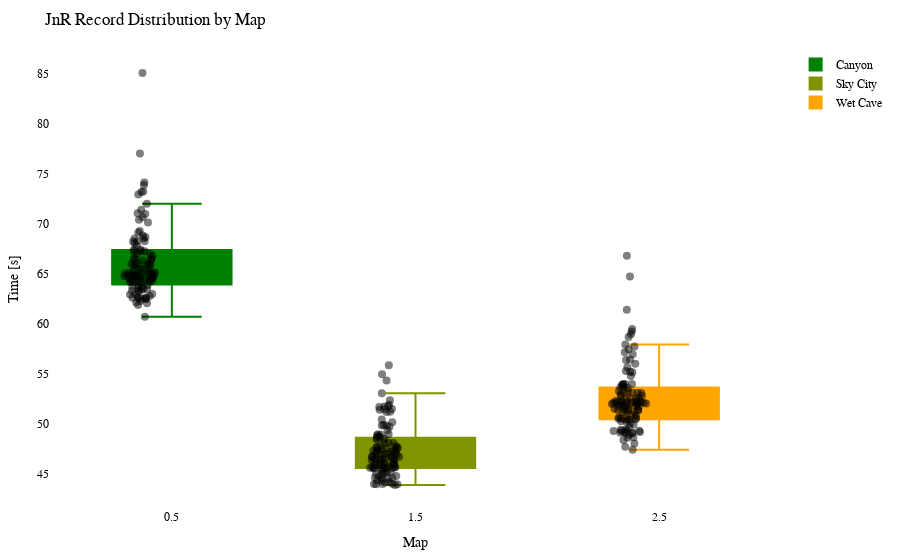

The notebook cell this image was saved under:
### Code cell
import plotly.graph_objects as go
import plotly.io as pio

df = getRecordsDataframe(minigame="Jump and Run")

# Calculate the offset for centering the data points
num_columns = len(df.columns)
offset = 0.5

# Create a Swarm plot using Plotly
fig = go.Figure()

cmap = LinearSegmentedColormap.from_list("green_orange", ["green", "orange"])
colors = [to_hex(cmap(i / (num_columns - 1))) for i in range(num_columns)]

for i, (column, color) in enumerate(zip(df.columns, colors)):
    x_values = [i + offset] * len(df[column])  # Adjust x-values with offset for horizontal centering
    fig.add_trace(go.Box(x=x_values,
                         y=df[column],
                         name=column,
                         boxpoints='all',
                         pointpos=-0.5,  # Adjust point position to prevent overlapping
                         marker=dict(color='rgba(0,0,0,0.5)', size=8),  # Adjust marker color and size
                         line=dict(color=color),
                         fillcolor=color,
                         hovertext=df_to_html.index,
                         hoverinfo='name+text+y',
                         showlegend=True))

fig.update_layout(title="JnR Record Distribution by Map",
                  xaxis=dict(title="Map"),
                  yaxis=dict(title="Time [s]"),
                  showlegend=True,
                  font=dict(family="Arial", size=12, color="black"),  # Customize font
                  plot_bgcolor="white",  # Set background color
                  margin=dict(l=50, r=50, t=50, b=50),  # Adjust margins for better layout
                  )


pio.show(fig)

pio.write_html(fig, "out/jump_swarm_plot.html")

### Figure 1 — Plotly figure (JSON) as saved in the notebook; plotly's stock layout.template omitted (floating-point values rounded to 4 significant figures)
{"data": [{"boxpoints": "all", "fillcolor": "#008000", "hoverinfo": "name+text+y", "hovertext": ["20LeRe10", "2wc", "agowskyy", "Allooy", "Anni808", "Axollotel", "bawskey", "BusinessBent", "ByNetherdude", "byTobi", "cediiiiii_10", "Chander24", "Chrisi20101", "CML_Justin", "crocodile1870", "cxl1lo", "DarkCobweb", "deadfiight", "DerBaumIstDerWeg", "Dokkkkko", "Ex4cted", "Falke23_5", "Feinberg", "ffawks", "Fflopse", "ForceFox", "Freeeedom", "frutigall", "GamemasterNiki", "GeneralEnte06", "Gerrygames", "Gobo9", "GrafikKatze", "Grapfen", "Gummibearchen", "H1ghsay", "h4nnes", "Harold_Sensemann", "HeIsJustAPoorBoy", "HerrDante", "Jan2220", "JennieKim", "jimmi1410", "JOW23", "Joy_8oy", "juvona", "KakaMC", "Kanickelul", "Keenaai", "Kokochampi", "Kokochampo", "Kopfradio", "Krusti", "Kyuudo", "La_meleagro", "LeWi_100", "Lingex", "lizsyy", "LordAlexos", "loukrativ", "Lubottus", "Luis_XYZ", "M0orey_0", "marbrueck", "Martomias", "Mincheeen", "miridis41", "MrNulfred", "Mvsk_", "myshq", "Nexilus", "Ninivee", "officialryzon", "Oronor", "PedroZockt", "Picutar", "PixlNight", "PolizeiDreamy", "Radattel", "Radiokopf", "Raefinzs", "ReichesBrot", "revolverz", "Ritokii", "Sackkerl", "SB387", "ScreamingBlatz", "Sebi1801", "Seemops_8", "Sey__", "Shiewk", "SiLoHB", "Snitcherella", "SpeckyCut", "StaudammAusHolz", "TheBreadHD", "TheFabo", "Tomiokey", "twitchparaskiill", "Txlentierter", "T_Niko_T", "Umgfoin", "WachtelWachtel", "WirdNichtGeladen", "Wissender", "xBaumeisterin", "xX_Dima_ggg_Xx6", "xX_Masha_ggg_Xx9", "yzvm", "_n3d", "_Waldi_"], "line": {"color": "#008000"}, "marker": {"color": "rgba(0,0,0,0.5)", "size": 8}, "name": "Canyon", "pointpos": -0.5, "showlegend": true, "type": "box", "x": [0.5, 0.5, 0.5, 0.5, 0.5, 0.5, 0.5, 0.5, 0.5, 0.5, 0.5, 0.5, 0.5, 0.5, 0.5, 0.5, 0.5, 0.5, 0.5, 0.5, 0.5, 0.5, 0.5, 0.5, 0.5, 0.5, 0.5, 0.5, 0.5, 0.5, 0.5, 0.5, 0.5, 0.5, 0.5, 0.5, 0.5, 0.5, 0.5, 0.5, 0.5, 0.5, 0.5, 0.5, 0.5, 0.5, 0.5, 0.5, 0.5, 0.5, 0.5, 0.5, 0.5, 0.5, 0.5, 0.5, 0.5, 0.5, 0.5, 0.5, 0.5, 0.5, 0.5, 0.5, 0.5, 0.5, 0.5, 0.5, 0.5, 0.5, 0.5, 0.5, 0.5, 0.5, 0.5, 0.5, 0.5, 0.5, 0.5, 0.5, 0.5, 0.5, 0.5, 0.5, 0.5, 0.5, 0.5, 0.5, 0.5, 0.5, 0.5, 0.5, 0.5, 0.5, 0.5, 0.5, 0.5, 0.5, 0.5, 0.5, 0.5, 0.5, 0.5, 0.5, 0.5, 0.5, 0.5, 0.5, 0.5, 0.5, 0.5], "y": [null, 63.22, 64.73, 63.44, 65.84, 65.5, 68.21, 66.96, 71.97, 65.44, 61.86, 74.1, 64.49, 64.08, 64.12, 66.76, 66.04, 64.81, 63.28, 64.8, 62.55, 65.87, 66.56, 63.42, 62.12, 64.7, 63.49, 64.48, 64.87, 64.6, 64.41, 60.7, 63.85, 63.67, 64.25, 64.74, 67.25, 64.24, 68.52, 62.58, 64.82, 65.09, 77.0, 62.75, 68.66, 85.07, 62.9, null, 66.38, 73.22, 70.39, 70.64, 66.0, 64.7, 68.23, 62.45, 68.22, 62.26, 67.26, 72.92, 62.53, 67.24, 65.89, 65.0, 64.95, 65.62, 70.96, 64.9, 71.04, 62.93, 73.16, 65.02, null, 66.01, 62.62, 63.82, 63.68, 71.39, 66.47, 66.44, 65.1, 64.18, 69.25, 70.11, 68.54, 64.31, 65.11, null, 64.36, 62.04, 63.57, 73.86, 62.48, 68.81, 65.47, 67.41, 66.97, 65.23, 69.11, 66.3, 67.79, 64.57, 62.96, 64.87, 65.97, 62.64, 67.4, 68.04, 63.28, 64.21, 65.11]}, {"boxpoints": "all", "fillcolor": "#809300", "hoverinfo": "name+text+y", "hovertext": ["20LeRe10", "2wc", "agowskyy", "Allooy", "Anni808", "Axollotel", "bawskey", "BusinessBent", "ByNetherdude", "byTobi", "cediiiiii_10", "Chander24", "Chrisi20101", "CML_Justin", "crocodile1870", "cxl1lo", "DarkCobweb", "deadfiight", "DerBaumIstDerWeg", "Dokkkkko", "Ex4cted", "Falke23_5", "Feinberg", "ffawks", "Fflopse", "ForceFox", "Freeeedom", "frutigall", "GamemasterNiki", "GeneralEnte06", "Gerrygames", "Gobo9", "GrafikKatze", "Grapfen", "Gummibearchen", "H1ghsay", "h4nnes", "Harold_Sensemann", "HeIsJustAPoorBoy", "HerrDante", "Jan2220", "JennieKim", "jimmi1410", "JOW23", "Joy_8oy", "juvona", "KakaMC", "Kanickelul", "Keenaai", "Kokochampi", "Kokochampo", "Kopfradio", "Krusti", "Kyuudo", "La_meleagro", "LeWi_100", "Lingex", "lizsyy", "LordAlexos", "loukrativ", "Lubottus", "Luis_XYZ", "M0orey_0", "marbrueck", "Martomias", "Mincheeen", "miridis41", "MrNulfred", "Mvsk_", "myshq", "Nexilus", "Ninivee", "officialryzon", "Oronor", "PedroZockt", "Picutar", "PixlNight", "PolizeiDreamy", "Radattel", "Radiokopf", "Raefinzs", "ReichesBrot", "revolverz", "Ritokii", "Sackkerl", "SB387", "ScreamingBlatz", "Sebi1801", "Seemops_8", "Sey__", "Shiewk", "SiLoHB", "Snitcherella", "SpeckyCut", "StaudammAusHolz", "TheBreadHD", "TheFabo", "Tomiokey", "twitchparaskiill", "Txlentierter", "T_Niko_T", "Umgfoin", "WachtelWachtel", "WirdNichtGeladen", "Wissender", "xBaumeisterin", "xX_Dima_ggg_Xx6", "xX_Masha_ggg_Xx9", "yzvm", "_n3d", "_Waldi_"], "line": {"color": "#809300"}, "marker": {"color": "rgba(0,0,0,0.5)", "size": 8}, "name": "Sky City", "pointpos": -0.5, "showlegend": true, "type": "box", "x": [1.5, 1.5, 1.5, 1.5, 1.5, 1.5, 1.5, 1.5, 1.5, 1.5, 1.5, 1.5, 1.5, 1.5, 1.5, 1.5, 1.5, 1.5, 1.5, 1.5, 1.5, 1.5, 1.5, 1.5, 1.5, 1.5, 1.5, 1.5, 1.5, 1.5, 1.5, 1.5, 1.5, 1.5, 1.5, 1.5, 1.5, 1.5, 1.5, 1.5, 1.5, 1.5, 1.5, 1.5, 1.5, 1.5, 1.5, 1.5, 1.5, 1.5, 1.5, 1.5, 1.5, 1.5, 1.5, 1.5, 1.5, 1.5, 1.5, 1.5, 1.5, 1.5, 1.5, 1.5, 1.5, 1.5, 1.5, 1.5, 1.5, 1.5, 1.5, 1.5, 1.5, 1.5, 1.5, 1.5, 1.5, 1.5, 1.5, 1.5, 1.5, 1.5, 1.5, 1.5, 1.5, 1.5, 1.5, 1.5, 1.5, 1.5, 1.5, 1.5, 1.5, 1.5, 1.5, 1.5, 1.5, 1.5, 1.5, 1.5, 1.5, 1.5, 1.5, 1.5, 1.5, 1.5, 1.5, 1.5, 1.5, 1.5, 1.5], "y": [null, 44.36, 47.5, 47.64, 51.73, 49.8, 46.61, 46.7, 51.88, 46.58, 44.57, 54.3, 45.64, 46.34, 47.28, 48.9, 46.41, 47.28, 43.85, 48.09, 44.15, 47.37, 47.57, 45.17, 44.74, 44.61, 45.09, 47.78, 47.6, 45.64, 45.17, 43.94, 44.85, 45.58, 45.69, 48.7, 47.2, 45.98, 46.41, 43.96, 46.17, 45.97, 48.48, 43.98, 48.95, 51.43, 44.76, 51.66, 48.58, 51.19, 49.82, 51.17, 46.68, 46.72, 46.46, 44.12, 48.85, 45.53, 51.45, 47.34, 45.57, 49.88, 47.19, 49.37, 46.94, 45.94, 46.01, 46.89, 50.14, 43.98, 45.53, 47.62, 51.4, 46.99, 43.93, 45.02, 45.59, 53.04, 46.42, 48.41, 52.34, 44.49, 55.84, 46.11, 47.01, 47.12, 48.67, 46.93, 46.43, 44.26, 45.64, 54.93, 49.68, 48.93, 45.55, 48.07, 45.36, 47.77, 47.41, null, 51.72, 46.69, 45.07, 45.87, 48.1, 45.53, 46.51, 50.42, 44.5, 45.87, 46.01]}, {"boxpoints": "all", "fillcolor": "#ffa500", "hoverinfo": "name+text+y", "hovertext": ["20LeRe10", "2wc", "agowskyy", "Allooy", "Anni808", "Axollotel", "bawskey", "BusinessBent", "ByNetherdude", "byTobi", "cediiiiii_10", "Chander24", "Chrisi20101", "CML_Justin", "crocodile1870", "cxl1lo", "DarkCobweb", "deadfiight", "DerBaumIstDerWeg", "Dokkkkko", "Ex4cted", "Falke23_5", "Feinberg", "ffawks", "Fflopse", "ForceFox", "Freeeedom", "frutigall", "GamemasterNiki", "GeneralEnte06", "Gerrygames", "Gobo9", "GrafikKatze", "Grapfen", "Gummibearchen", "H1ghsay", "h4nnes", "Harold_Sensemann", "HeIsJustAPoorBoy", "HerrDante", "Jan2220", "JennieKim", "jimmi1410", "JOW23", "Joy_8oy", "juvona", "KakaMC", "Kanickelul", "Keenaai", "Kokochampi", "Kokochampo", "Kopfradio", "Krusti", "Kyuudo", "La_meleagro", "LeWi_100", "Lingex", "lizsyy", "LordAlexos", "loukrativ", "Lubottus", "Luis_XYZ", "M0orey_0", "marbrueck", "Martomias", "Mincheeen", "miridis41", "MrNulfred", "Mvsk_", "myshq", "Nexilus", "Ninivee", "officialryzon", "Oronor", "PedroZockt", "Picutar", "PixlNight", "PolizeiDreamy", "Radattel", "Radiokopf", "Raefinzs", "ReichesBrot", "revolverz", "Ritokii", "Sackkerl", "SB387", "ScreamingBlatz", "Sebi1801", "Seemops_8", "Sey__", "Shiewk", "SiLoHB", "Snitcherella", "SpeckyCut", "StaudammAusHolz", "TheBreadHD", "TheFabo", "Tomiokey", "twitchparaskiill", "Txlentierter", "T_Niko_T", "Umgfoin", "WachtelWachtel", "WirdNichtGeladen", "Wissender", "xBaumeisterin", "xX_Dima_ggg_Xx6", "xX_Masha_ggg_Xx9", "yzvm", "_n3d", "_Waldi_"], "line": {"color": "#ffa500"}, "marker": {"color": "rgba(0,0,0,0.5)", "size": 8}, "name": "Wet Cave", "pointpos": -0.5, "showlegend": true, "type": "box", "x": [2.5, 2.5, 2.5, 2.5, 2.5, 2.5, 2.5, 2.5, 2.5, 2.5, 2.5, 2.5, 2.5, 2.5, 2.5, 2.5, 2.5, 2.5, 2.5, 2.5, 2.5, 2.5, 2.5, 2.5, 2.5, 2.5, 2.5, 2.5, 2.5, 2.5, 2.5, 2.5, 2.5, 2.5, 2.5, 2.5, 2.5, 2.5, 2.5, 2.5, 2.5, 2.5, 2.5, 2.5, 2.5, 2.5, 2.5, 2.5, 2.5, 2.5, 2.5, 2.5, 2.5, 2.5, 2.5, 2.5, 2.5, 2.5, 2.5, 2.5, 2.5, 2.5, 2.5, 2.5, 2.5, 2.5, 2.5, 2.5, 2.5, 2.5, 2.5, 2.5, 2.5, 2.5, 2.5, 2.5, 2.5, 2.5, 2.5, 2.5, 2.5, 2.5, 2.5, 2.5, 2.5, 2.5, 2.5, 2.5, 2.5, 2.5, 2.5, 2.5, 2.5, 2.5, 2.5, 2.5, 2.5, 2.5, 2.5, 2.5, 2.5, 2.5, 2.5, 2.5, 2.5, 2.5, 2.5, 2.5, 2.5, 2.5, 2.5], "y": [null, 48.6, 52.16, 50.19, 51.47, 51.48, 53.25, 52.1, 64.71, 51.88, 49.27, 56.94, 52.09, 51.92, 52.09, 52.8, 52.23, 51.35, 49.09, 53.08, 48.86, 52.25, 53.68, 51.29, 47.7, 50.44, 51.8, 52.09, 52.2, 50.81, 51.36, 47.38, 49.3, 49.64, 50.49, 52.56, 52.27, 50.6, 53.87, 48.37, 50.41, 51.13, 57.9, 49.06, 57.43, null, 48.64, 59.2, 52.79, 58.94, 53.97, 66.79, 53.88, 52.47, 54.77, 48.02, 52.46, 50.25, 53.56, 61.4, 49.39, 55.26, 52.12, 52.01, 51.37, 50.44, 52.26, 51.97, 53.09, 49.04, 51.69, 51.79, 52.07, 52.6, 49.09, 49.45, 50.39, 58.67, 51.15, 53.97, 56.42, 49.29, 56.36, 51.15, 57.72, 53.09, 51.77, 55.65, 50.89, 49.16, 51.69, 59.46, 53.05, 53.64, 55.15, 53.95, 52.1, 55.19, 52.95, null, 55.99, 50.57, 49.92, 51.47, 51.89, 50.07, 53.25, 57.14, 49.26, 50.51, 49.14]}], "layout": {"font": {"color": "black", "family": "Arial", "size": 12}, "margin": {"b": 50, "l": 50, "r": 50, "t": 50}, "plot_bgcolor": "white", "showlegend": true, "title": {"text": "JnR Record Distribution by Map"}, "xaxis": {"title": {"text": "Map"}}, "yaxis": {"title": {"text": "Time [s]"}}}}
